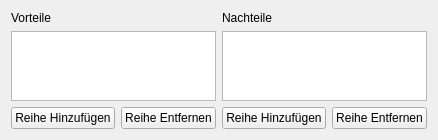
                   <widget class="QWidget" name="page_7">
                    <property name="geometry">
                     <rect>
                      <x>0</x>
                      <y>0</y>
                      <width>417</width>
                      <height>140</height>
                     </rect>
                    </property>
                    <attribute name="label">
                     <string>Vorteile / Nachteile</string>
                    </attribute>
                    <layout class="QVBoxLayout" name="verticalLayout_62">
                     <item>
                      <layout class="QHBoxLayout" name="horizontalLayout_19">
                       <item>
                        <layout class="QVBoxLayout" name="verticalLayout_15">
                         <item>
                          <widget class="QLabel" name="label_14">
                           <property name="text">
                            <string>Vorteile</string>
                           </property>
                          </widget>
                         </item>
                         <item>
                          <widget class="QTableWidget" name="vorteileTable_dsa5">
                           <property name="alternatingRowColors">
                            <bool>true</bool>
                           </property>
                           <property name="columnCount">
                            <number>1</number>
                           </property>
                           <attribute name="horizontalHeaderVisible">
                            <bool>false</bool>
                           </attribute>
                           <attribute name="horizontalHeaderStretchLastSection">
                            <bool>true</bool>
                           </attribute>
                           <column/>
                          </widget>
                         </item>
                         <item>
                          <layout class="QHBoxLayout" name="horizontalLayout_14">
                           <item>
                            <widget class="QPushButton" name="addVorteil_dsa5">
                             <property name="text">
                              <string>Reihe Hinzufügen</string>
                             </property>
                            </widget>
                           </item>
                           <item>
                            <widget class="QPushButton" name="removeVorteil_dsa5">
                             <property name="text">
                              <string>Reihe Entfernen</string>
                             </property>
                            </widget>
                           </item>
                          </layout>
                         </item>
                        </layout>
                       </item>
                       <item>
                        <layout class="QVBoxLayout" name="verticalLayout_16">
                         <item>
                          <widget class="QLabel" name="label_15">
                           <property name="text">
                            <string>Nachteile</string>
                           </property>
                          </widget>
                         </item>
                         <item>
                          <widget class="QTableWidget" name="nachteileTable_dsa5">
                           <property name="dragEnabled">
                            <bool>true</bool>
                           </property>
                           <property name="dragDropMode">
                            <enum>QAbstractItemView::DragDrop</enum>
                           </property>
                           <property name="defaultDropAction">
                            <enum>Qt::MoveAction</enum>
                           </property>
                           <property name="alternatingRowColors">
                            <bool>true</bool>
                           </property>
                           <property name="columnCount">
                            <number>1</number>
                           </property>
                           <attribute name="horizontalHeaderVisible">
                            <bool>false</bool>
                           </attribute>
                           <attribute name="horizontalHeaderStretchLastSection">
                            <bool>true</bool>
                           </attribute>
                           <column/>
                          </widget>
                         </item>
                         <item>
                          <layout class="QHBoxLayout" name="horizontalLayout_17">
                           <item>
                            <widget class="QPushButton" name="addNachteil_dsa5">
                             <property name="text">
                              <string>Reihe Hinzufügen</string>
                             </property>
                            </widget>
                           </item>
                           <item>
                            <widget class="QPushButton" name="removeNachteil_dsa5">
                             <property name="text">
                              <string>Reihe Entfernen</string>
                             </property>
                            </widget>
                           </item>
                          </layout>
                         </item>
                        </layout>
                       </item>
                      </layout>
                     </item>
                    </layout>
                   </widget>
